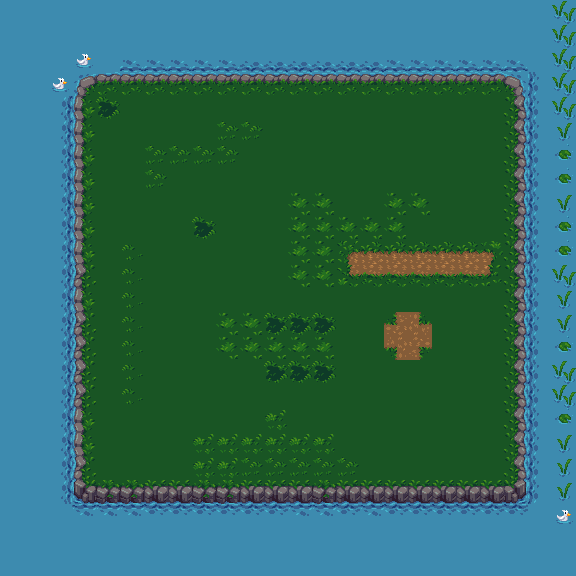

A level layout from a 2D game, rendered from its tile map. Below: a short description, then the map file with its tile-grid data intact:
An orthogonal 24x24 tile map with 24x24 px tiles, 1 tile layer (Tile Layer 1), 1 hidden layer not drawn, 2 tilesets.

<map version="1.10" tiledversion="1.11.0" orientation="orthogonal" renderorder="right-down" width="24" height="24" tilewidth="24" tileheight="24" infinite="0" nextlayerid="3" nextobjectid="1">
 <tileset firstgid="1" source="environment_tile_set.tsx" />
 <tileset firstgid="73" source="objects-tile-set.tsx" />
 <layer id="1" name="Tile Layer 1" width="24" height="24">
  <data encoding="csv">
68,68,68,68,68,68,68,68,68,68,68,68,68,68,68,68,68,68,68,68,68,68,68,61,
68,68,68,68,68,68,68,68,68,68,68,68,68,68,68,68,68,68,68,68,68,68,68,61,
68,68,68,59,68,3221225537,3221225537,3221225537,3221225537,3221225537,3221225538,3221225538,3221225538,3221225538,3221225538,3221225538,3221225537,3221225537,3221225537,3221225537,3221225537,3221225537,68,61,
68,68,59,28,29,29,29,29,29,29,29,29,29,29,29,29,29,29,29,29,29,31,1610612802,61,
68,68,2684354626,46,11,39,39,39,39,39,39,39,39,39,39,39,39,39,39,39,39,40,1610612802,61,
68,68,2684354626,46,39,39,39,39,39,4,4,39,39,39,39,39,39,39,39,39,39,40,1610612802,60,
68,68,2684354626,46,39,39,4,4,4,4,39,39,39,39,39,39,39,39,39,39,39,40,1610612802,50,
68,68,2684354626,46,39,39,4,39,39,39,39,39,39,39,39,39,39,39,39,39,39,40,1610612802,50,
68,68,2684354626,46,39,39,39,39,39,39,39,39,10,10,39,39,10,10,39,39,39,40,1610612802,60,
68,68,2684354626,46,39,39,39,39,11,39,39,39,10,10,10,10,10,39,39,39,39,40,1610612802,50,
68,68,2684354626,46,39,21,39,39,39,39,39,39,10,10,13,16,16,16,16,16,17,40,1610612802,50,
68,68,2684354626,37,39,21,39,39,39,39,39,39,10,10,22,25,25,25,25,25,26,40,1610612802,61,
68,68,2684354626,46,39,21,39,39,39,39,39,39,39,39,39,39,39,39,39,39,39,40,1610612802,60,
68,68,2684354626,37,39,21,39,39,39,10,10,11,11,11,39,39,3221225496,1610612760,39,39,39,40,1610612802,60,
68,68,2684354626,37,39,21,39,39,39,10,10,10,10,10,39,39,2684354584,24,39,39,39,40,1610612802,50,
68,68,2684354626,37,39,21,39,39,39,39,39,11,11,11,39,39,39,39,39,39,39,40,1610612802,61,
68,68,2684354626,37,39,21,39,39,39,39,39,39,39,39,39,39,39,39,39,39,39,40,1610612802,61,
68,68,2684354626,46,39,39,39,39,39,39,39,19,39,39,39,39,39,39,39,39,39,40,1610612802,50,
68,68,2684354626,46,39,39,39,39,19,19,19,19,19,19,39,39,38,38,38,38,38,40,1610612802,60,
68,68,2684354626,37,39,39,39,39,19,19,4,4,4,4,4,39,38,39,39,39,39,40,1610612802,60,
68,68,2684354626,55,56,56,57,57,56,56,57,57,57,56,57,57,57,57,57,57,57,58,1610612802,60,
68,68,68,65,65,65,66,66,66,66,66,66,65,65,66,65,66,66,66,66,66,66,68,59,
68,68,68,68,68,68,68,68,68,68,68,68,68,68,68,68,68,68,68,68,68,68,68,68,
68,68,68,68,68,68,68,68,68,68,68,68,68,68,68,68,68,68,68,68,68,68,68,68
</data>
 </layer>
 <layer id="2" name="Tile Layer 2" width="24" height="24" visible="0">
  <data encoding="csv">
0,0,0,0,0,0,0,0,0,0,0,0,0,0,0,0,0,0,0,0,0,0,0,0,
0,0,0,0,0,0,0,0,0,0,0,0,0,0,0,0,0,0,0,0,0,0,0,0,
0,0,0,0,0,0,0,0,0,0,0,0,0,0,0,0,0,0,0,0,0,0,0,0,
0,0,0,0,0,0,0,0,0,0,0,0,0,0,0,0,0,0,0,0,0,31,1610612802,0,
0,0,0,0,0,97,98,99,0,0,0,0,0,0,0,0,0,0,0,0,0,49,1610612802,0,
0,0,0,0,0,104,105,106,0,0,0,0,0,0,0,0,0,0,97,98,99,40,1610612802,0,
0,0,0,0,0,111,112,113,0,0,0,88,0,0,0,0,0,0,104,105,106,40,1610612802,0,
0,0,0,0,0,0,0,0,0,0,0,0,0,0,0,0,0,0,111,112,113,40,1610612802,0,
0,0,0,0,0,0,0,0,0,0,0,0,0,0,0,0,0,0,0,0,0,40,1610612802,0,
0,0,0,0,0,0,0,0,0,0,0,0,0,0,0,0,0,83,0,0,0,40,1610612802,0,
0,0,0,0,0,0,0,0,0,0,0,0,0,0,0,0,0,0,0,0,0,40,1610612802,0,
0,0,0,0,0,0,0,0,0,0,0,0,0,0,0,0,0,0,0,0,0,40,1610612802,0,
0,0,0,0,0,0,97,98,99,0,0,0,78,0,88,0,0,0,0,0,0,40,1610612802,0,
0,0,0,0,0,0,104,105,106,0,0,0,0,0,0,0,0,0,0,0,0,40,1610612802,0,
0,0,0,0,0,0,111,112,113,0,0,0,0,0,0,0,0,0,0,0,0,40,1610612802,0,
0,0,0,0,0,0,0,0,0,0,0,0,0,0,0,0,0,0,0,0,0,40,1610612802,0,
0,0,0,0,0,0,0,0,0,0,0,0,0,0,0,0,0,0,0,0,0,40,1610612802,0,
0,0,0,0,0,0,0,0,0,0,0,0,0,0,0,0,0,0,0,0,0,40,1610612802,0,
0,0,0,0,0,0,0,0,0,0,0,0,0,0,88,0,0,0,0,0,0,40,1610612802,0,
0,0,0,0,0,0,0,0,0,0,0,0,0,0,0,0,0,0,0,0,0,49,1610612802,0,
0,0,0,0,0,0,0,0,0,0,0,0,0,0,0,0,0,0,0,0,0,58,1610612802,0,
0,0,0,0,0,0,0,0,0,0,0,0,0,0,0,0,0,0,0,0,0,0,50,0,
0,0,0,0,0,0,0,0,0,0,0,0,0,0,0,0,0,0,0,0,0,0,0,0,
0,0,0,0,0,0,0,0,0,0,0,0,0,0,0,0,0,0,0,0,0,0,0,0
</data>
 </layer>
</map>
